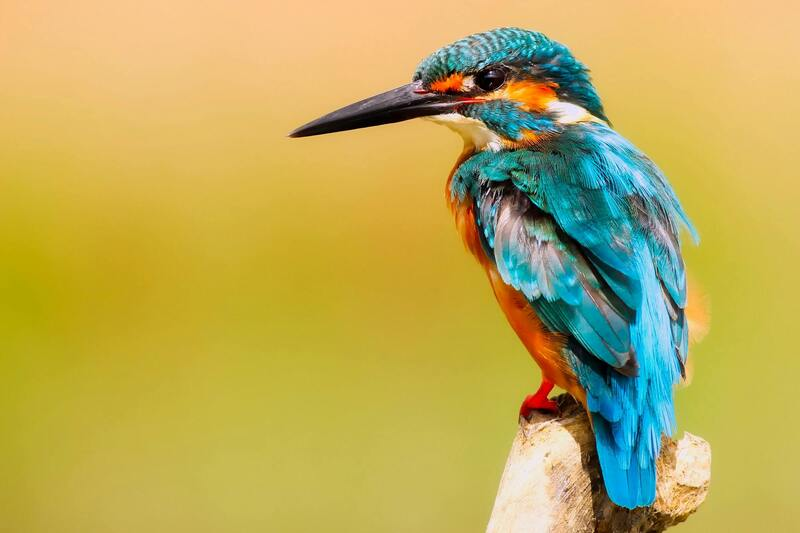
#> input picture Hafta6/kus_kucuk.jpg, 800 x 533 px
$ python uyg7.py
#> lines starting #> are read from the running program, lines starting #| are printed output that depends on the picture
import cv2
import matplotlib.pyplot as plt

# Gri görüntü histogramı
def calculate_histogram_grayscale(image):
    # Histogram dizisini elle başlatma (256 sıfırdan oluşan dizi)
    histogram = [0] * 256

    # Görüntüyü 2D dizi olarak gezinerek her pikselin yoğunluk değerini hesapla
    for i in range(len(image)):
        for j in range(len(image[i])):
            pixel_value = image[i][j]
            histogram[pixel_value] += 1  # Her piksel değeri için sayıyı artır

    return histogram

# Renkli görüntü histogramı
def calculate_histogram_color(image):
    # B, G, R kanalları için histogram dizilerini elle başlat
    histogram_b = [0] * 256
    histogram_g = [0] * 256
    histogram_r = [0] * 256

    # B, G, R kanallarını ayrı ayrı hesapla
    for i in range(len(image)):
        for j in range(len(image[i])):
            b_value, g_value, r_value = image[i][j]
            histogram_b[b_value] += 1  # Mavi kanal
            histogram_g[g_value] += 1  # Yeşil kanal
            histogram_r[r_value] += 1  # Kırmızı kanal

    return histogram_b, histogram_g, histogram_r

# Histogramı çizme
def plot_histogram(histogram, title, color='k'):
    plt.figure()
    plt.plot(histogram, color=color)
    plt.title(title)
    plt.xlabel('Pixel Value')
    plt.ylabel('Frequency')
    plt.xlim([0, 255])

# Örnek görüntü yükleme
image_gray = cv2.imread('kus_kucuk.jpg', cv2.IMREAD_GRAYSCALE)
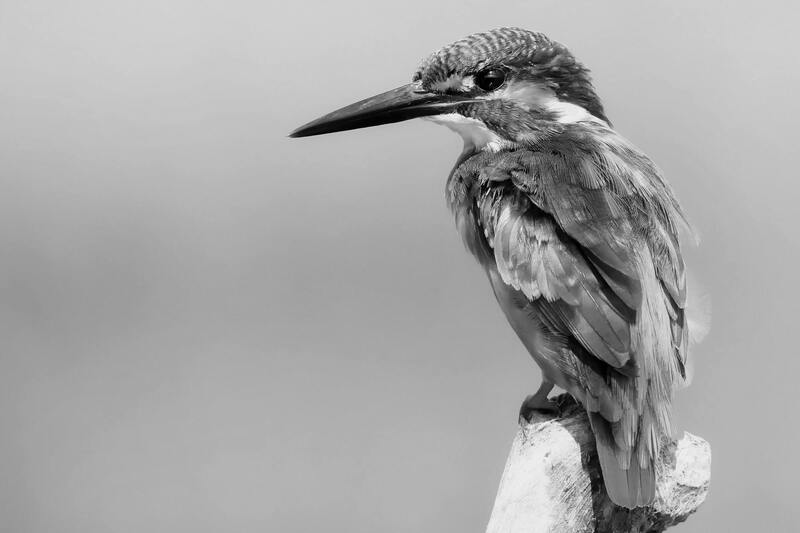
#> image_gray: shape (533, 800); min 0, max 255, mean 166.9
image_color = cv2.imread('kus_kucuk.jpg', cv2.IMREAD_COLOR)
#> image_color is the input picture: shape (533, 800, 3); mean B, G, R 88.5, 171.6, 187.7

# Gri görüntü için histogram hesapla ve çiz
histogram_gray = calculate_histogram_grayscale(image_gray)
#> after the loop in calculate_histogram_grayscale, `for i in range(len(image)):`: histogram = 256 values, max 15057 at index 175, min 0 at index 249, mean 1665.6
#> histogram_gray has the same summary as histogram in calculate_histogram_grayscale
plot_histogram(histogram_gray, 'Grayscale Histogram', color='black')

# Renkli görüntü için histogram hesapla ve çiz
histogram_b, histogram_g, histogram_r = calculate_histogram_color(image_color)
#> after the loop in calculate_histogram_color, `for i in range(len(image)):`: histogram_b = 256 values, max 8479 at index 83, min 102 at index 254, mean 1665.6; histogram_g = 256 values, max 13931 at index 186, min 0 at index 247, mean 1665.6; histogram_r = 256 values, max 18120 at index 197, min 225 at index 160, mean 1665.6
plot_histogram(histogram_b, 'Blue Channel Histogram', color='blue')
plot_histogram(histogram_g, 'Green Channel Histogram', color='green')
plot_histogram(histogram_r, 'Red Channel Histogram', color='red')

plt.show()
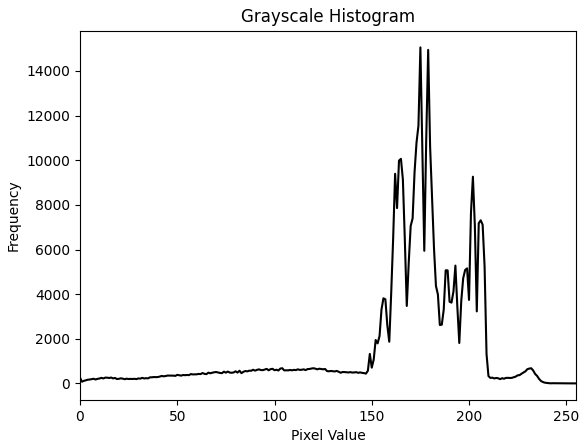
#> figure drawn by matplotlib, 1 panel; curve peaks at x = 175, y = 15057
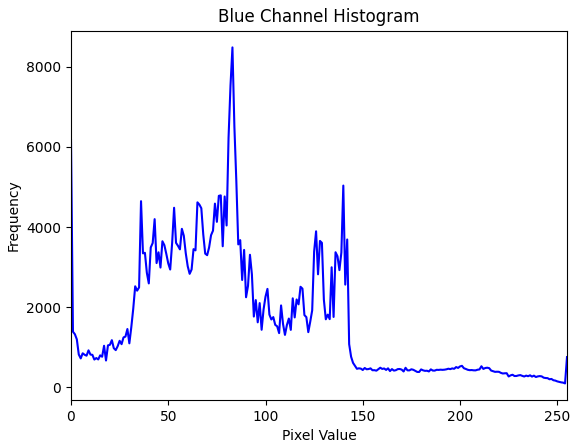
#> figure drawn by matplotlib, 1 panel; curve peaks at x = 83, y = 8479
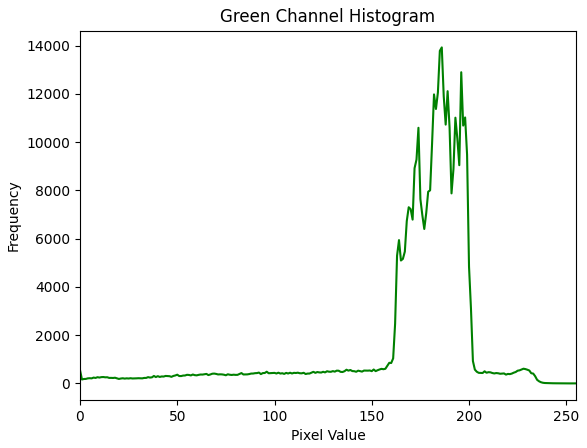
#> figure drawn by matplotlib, 1 panel; curve peaks at x = 186, y = 13931
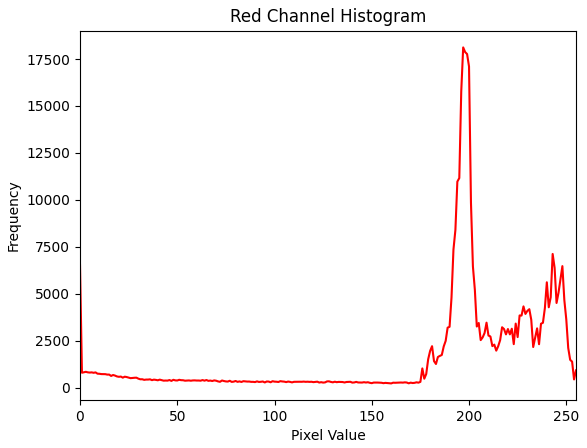
#> figure drawn by matplotlib, 1 panel; curve peaks at x = 197, y = 18120
